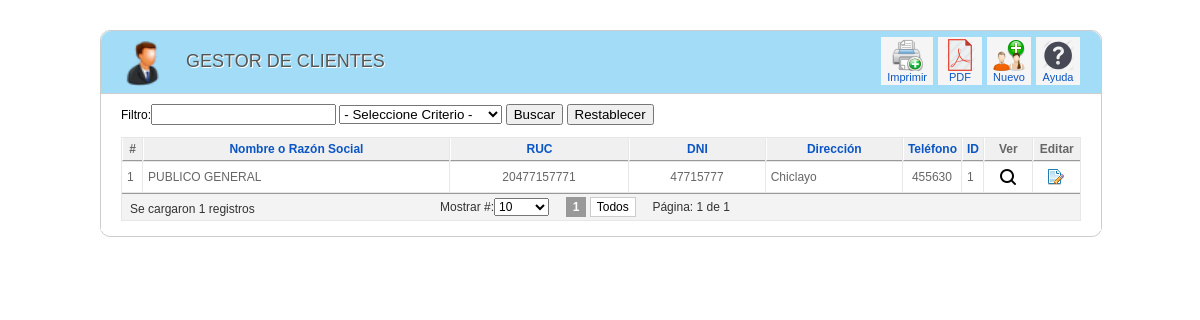
The app's page /cliente/index.php (signed in) with its own data.
### tables this page shows
CREATE TABLE IF NOT EXISTS `cliente` (
  `IdCliente` int(11) NOT NULL AUTO_INCREMENT,
  `Nombre` varchar(100) NOT NULL,
  `Ruc` varchar(11) DEFAULT NULL,
  `Dni` varchar(8) DEFAULT NULL,
  `Direccion` varchar(50) DEFAULT NULL,
  `Telefono` varchar(15) DEFAULT NULL,
  `Obsv` text,
  `Usuario` varchar(30) DEFAULT NULL,
  `Contrasena` varchar(10) DEFAULT NULL,
  PRIMARY KEY (`IdCliente`)
);

### clases/clsCliente.php (called while the page is built, shortened)
<?php
include_once("clsConexion.php");
class clsCliente{
 function consultarTotalClientes(){
   $con = new clsConexion;
   if($con->conectarse()==true){
     $query = "CALL SP_S_ClienteCantidadTotal()";
	 $result = @mysql_query($query);
	 if (!$result)
	   return false;
	 else
	   return $result;
   }
 }
 function consultarClientePorParametro($criterio,$busqueda,$limite){
   $con = new clsConexion;
   if($con->conectarse()==true){
     $query = "CALL SP_S_ClientePorParametro('$criterio','$busqueda','$limite')";
	 $result = @mysql_query($query);
	 if (!$result)
	   return false;
	 else
	   return $result;
   }
 }
}
?>

### clases/clsConexion.php (called while the page is built, shortened)
<?php
class clsConexion{
	 function conectarse() {
		   return true;
	 }
}
?>

### cliente/index.php (the view, shortened to what this page needs)
<html>
<head>
<link href="../css/general.css" rel="stylesheet" type="text/css">
<link href="../css/Imagenes.css" rel="stylesheet" type="text/css">
<link href="../css/paginator.css" rel="stylesheet" type="text/css">
</head>
<body>
<?php
    if(isset($_SESSION["usuario"])){
?>
<div class="wrapper">
<div class="block">
    <div class="block_head">
    	<div class="imagen_head"><img src="../img/Iconfinder/customer.png" width="48" height="45"></div>
    	<div class="titulo_head">Gestor de Clientes</div>
        <div class="toolbar" id="toolbar">
            <table class="toolbar">
            	<tbody>
                	<tr>
  <td>
                <button type="submit" class="button" onClick="enviarPrinter();">
                   <span class="Imprimir" title="Imprimir">
                        </span>
                        Imprimir
          			</button>
                    </td>
                    <td>
<button type="submit" class="button" onClick="enviarPDF();">
                   <span style="background-image:url(../img/Iconfinder/PDF2.png);" title="Convertir a PDF">
                        </span>
                        PDF
          			</button>
                    </td>
                    <td>
                        <a href="registrar_cliente.php" class="toolbar">
                        <span style="background-image:url(../img/Iconfinder/user-group-new.png);" title="Nuevo">
                        </span>
                        Nuevo
                        </a>
                    </td>
                    <td>
                        <a href="#" class="toolbar">
                        <span class="Ayuda" title="Ayuda">
                        </span>
                        Ayuda
                        </a>
                    </td>
                    </tr>
            	</tbody>
            </table>
        </div>
    </div>
    <div class="block_content">
<?php
include_once("../clases/clsCliente.php");
include_once("../lib/paginator/paginator.class.php");
$objcliente=new clsCliente;
$result_tot=$objcliente->consultarTotalClientes();
$num_rows = mysql_fetch_row($result_tot);
$pages = new Paginator;
$pages->items_total = $num_rows[0];
$pages->mid_range = 9;
$pages->paginate();
$result=$objcliente->consultarClientePorParametro($criterio,$busqueda,$pages->limit);
?>
<form name="datos" action="index.php" method="post">
Filtro:<input type="text" name="txtDato">
<select name="cboCriterio" >
  <option>- Seleccione Criterio -</option>
</select>
<input name="buscar_dato" type="submit" value="Buscar">
<input name="restablecer" type="submit" value="Restablecer">
</form>
<table class="adminlist" cellspacing="1">
<thead>
<tr>
	<th>#</th>
	<th><a href="#">Nombre o Razón Social</a></th>
	<th><a href="#">RUC</a></th>
    <th><a href="#">DNI</a></th>
   	<th><a href="#">Dirección</a></th>
   	<th><a href="#">Teléfono</a></th>
  	<th><a href="#">ID</a></th>
    <th>Ver</th>
	<th>Editar</th>
</tr>
</thead>
<tbody class="adminlist">
<?php
$i=0;
while($row=mysql_fetch_array($result)){
	$i=$i+1;
	if ($c==1){
	echo "<tr class='row1'>";
		$c=2;
	}else{
	    	echo "<tr class='row0'>";
		$c=1;
	}
	echo "<td width='10'>".$i."</td>";
	echo "<td>".$row['Nombre']."</td>";
	echo "<td align='center'>".$row['Ruc']."</td>";
	echo "<td align='center'>".$row['Dni']."</td>";
	echo "<td>".$row['Direccion']."</td>";
	echo "<td width='6%' align='center'>".$row['Telefono']."</td>";
	echo "<td width='1%'>".$row['IdCliente']."</td>";
	echo "<td width='5%' align='center'><a href=detalle_cliente.php?idcliente=".$row["IdCliente"]." title='Ver Detalle'><img src='../img/Iconfinder/search-16.png' ></td>";
    echo "<td width='5%' align='center'><a href=editar_cliente.php?idcliente=".$row["IdCliente"]." title='Editar'><img src='../img/Iconfinder/page_edit.png'></td>";
	echo "</tr>";
}
?>
</tbody>
		<tfoot>
			<tr>
				<td colspan="13">
                 <div align="left" style="float:left; width:310px; padding:4px 0px 0px 4px;"><?php echo "Se cargaron ".$i." registros" ?></div>
                <div align="left">                <?php
echo $pages->display_items_per_page()."&nbsp;&nbsp;&nbsp;&nbsp;".$pages->display_pages()."&nbsp;&nbsp;&nbsp;&nbsp;Página: ".$pages->current_page." de ".$pages->num_pages;
?></div>
                </td>
			</tr>
		</tfoot>
</table>
    </div>
</div>
</div>
    <?php
    } else {
        header("Location:../index.php");
    }
?>
</body>
</html>

### css/general.css (style rules this page uses)
body { margin: 10px; padding: 0; background-image: url(../img/fondo.png); background-repeat: repeat; padding-bottom: 1px; font-size: 11px; }
body, td, th { font-family: Arial, Helvetica, sans-serif; font-size:12px; }
a:link { color: #0B55C4; text-decoration: none; }
table.adminlist { width: 100%; border-spacing: 1px; background-color: #e7e7e7; color: #666; font-size:12px; }
table.adminlist td, table.adminlist th { padding: 4px; }
table.adminlist thead th { text-align: center; background: #f0f0f0; color: #666; border-bottom: 1px solid #999; border-left: 1px solid #fff; }
table.adminlist tbody tr { background-color: #fff; text-align: left; }
table.adminlist tbody tr td { height: 30px; background: #fff; border: 1px solid #fff; }
table.adminlist tfoot tr { text-align: center; color: #333; }
table.adminlist tfoot td, table.adminlist tfoot th { background-color: #f3f3f3; border-top: 1px solid #999; text-align: center; }
.block { width:1000px; padding-bottom: 5px; margin-bottom: 25px; clear: both; border-radius: 10px; background-color:#fff; border: solid 1px #CCCCCC; }
.wrapper { width:1000px; margin:0 auto; padding-top: 20px; }
.block .block_content { overflow: hidden; background: #fff; width:960px; border-top: 1px solid #CECECE; padding: 10px 20px 10px; }
.block .block_head { height:62px; background-color: rgba(1, 159, 230, 0.36); -moz-border-radius: 10px 10px 0px 0px; -o-border-radius: 10px 10px 0px 0px; -webkit-border-radius: 10px 10px 0px 0px; -ms-border-radius: 10px 10px 0px 0px; overflow:visible; }
.block .titulo_head { height:25px; width:auto; float:left; font-family: "Titillium999", "Trebuchet MS", Arial, sans-serif; font-size: 18px; font-weight: normal; text-transform: uppercase; color: #555; text-shadow: 1px 1px 0 #fff; margin-left: 15px; padding-top:20px; }
.block .imagen_head { height:25px; width:50; float:left; margin-left: 20px; padding-top:10px; }
div.toolbar { float: right; text-align: right; padding: 0; margin-right: 20px; margin-top:5px; }
table.toolbar { border-collapse: collapse; padding: 0; margin: 0; }
table.toolbar td { padding: 1px 1px 1px 4px; text-align: center; color: #666; height: 48px; }
table.toolbar span { float: none; width: 32px; height: 32px; margin: 0 auto; display: block; }
table.toolbar a { display: block; float: left; background:#F5F5F5; white-space: nowrap; border: 1px solid #F5F5F5; padding: 1px 5px; cursor: pointer; font-size:11px; }
.button { display: block; float: left; white-space: nowrap; border: 1px solid #F5F5F5; padding: 1px 5px; cursor: pointer; font-family: Arial, Helvetica, sans-serif; font-size:11px; color: #0B55C4; text-align:center center; background:#F5F5F5; }

### css/Imagenes.css (style rules this page uses)
.Ayuda { background-image:url(../img/Iconfinder/help.png); }
.Imprimir { background-image:url(../img/Iconfinder/print-add2.png); }

### records on screen
cliente: Nombre "PUBLICO GENERAL", Ruc "20477157771", Dni "47715777", Direccion "Chiclayo", Telefono "455630", IdCliente "1"

### other values on screen
$i "1"
$pages->current_page "1"
$pages->num_pages "1"
form field value "10"
